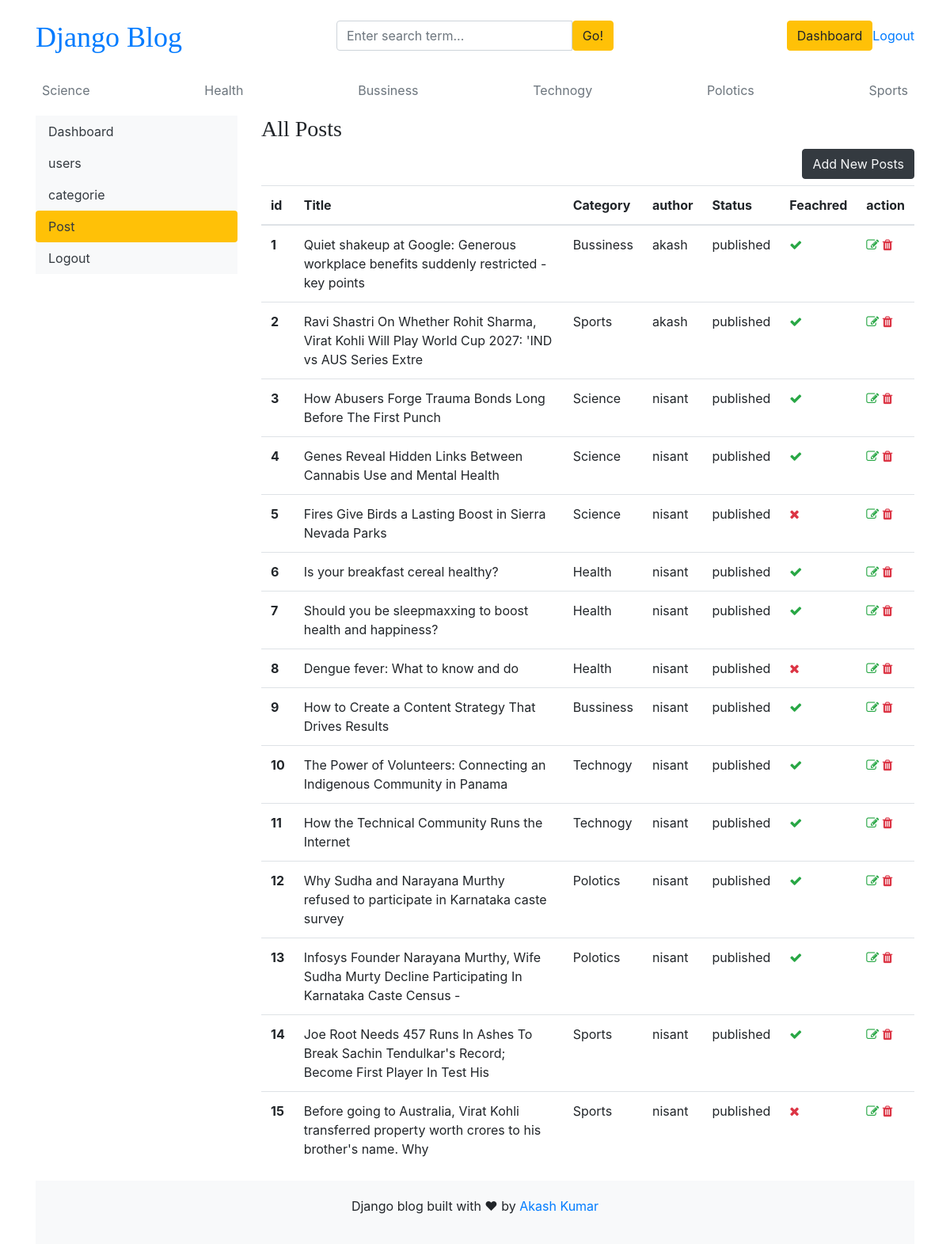
The page /dashboard/posts/ (signed in) on the database its author committed.
### blogs/models.py (models this page shows, shortened)
class Category(models.Model):
    category_name = models.CharField(max_length=50,unique=True)
    created_at = models.DateTimeField(auto_now_add=True)
    updated_at =models.DateTimeField(auto_now=True)
    class Meta():
        verbose_name_plural = 'Categories'
    def __str__(self):
        return self.category_name

class blogs(models.Model):
    title = models.CharField(max_length=100, unique=True)
    slug = models.SlugField(unique=True, blank=True)
    Category = models.ForeignKey(Category, on_delete=models.CASCADE)
    author = models.ForeignKey(User, on_delete=models.CASCADE)
    blog_image = models.ImageField(upload_to='uploads/%y/%m/%d/')
    short_description = models.TextField(max_length=1000)
    blog_body = models.TextField(max_length=3000)
    status = models.CharField(max_length=100, choices= STATUS_CHOICE, default='draft')
    is_feacherd = models.BooleanField(default=False)
    created_at = models.DateTimeField(auto_now_add=True)
    updated_at =models.DateTimeField(auto_now=True)
    class Meta():
        verbose_name_plural = 'Blogs'

### dashboards/views.py (the view)
# urls.py: path('posts/', views.posts, name='posts'),
def posts(request):
    posts = blogs.objects.all()
    context = {
        'posts':posts
    }
    return render(request,'dashboard/post.html',context)

### blogs/context_processors.py (called while the page is built)
def get_categories(request):
    categories =Category.objects.all()
    return dict(categories=categories)

### templates/dashboard/post.html
{% extends '../base/base.html' %}
{% block content %}
<div class="row">
    {% include './leftsidebar.html'%}
    <div class="col-md-9">
        <h3>All Posts </h3>
        <div class="text-right">
            <a href="{% url 'add_posts'  %}" class="btn btn-dark text-light float-right mb-2">Add New Posts</a>
        </div>
        <table class="table table-hover">
            <thead>
                <tr>
                    <th>id</th>
                    <th>Title</th>
                    <th>Category</th>
                    <th>author</th>
                    <th>Status</th>
                    <th>Feachred</th>
                    <th>action</th>
                </tr>
            </thead>
            <tbody>
                {% for pos in posts %}
                <tr>
                    <th>{{forloop.counter}}</th>
                    <td>{{pos.title}}</td>
                    <td>{{pos.Category}}</td>
                    <td>{{pos.author}}</td>
                    <td>{{pos.status}}</td>
                    <td>{% if pos.is_feacherd %}<i class="fa fa-check text-success"> {% else %} <i class="fa fa-times text-danger"> {% endif %}</td>
                    <td>
                        <a href="{% url 'edit_posts' pos.id %}"><i class="fa fa-edit text-success"></i></a>
                        <a href="{% url 'delete_posts' pos.id %}"><i class="fa fa-trash text-danger"></i></a>
                    </td>
                </tr>
                {% endfor %}
            </tbody>
        </table>
    </div>
</div>
{% endblock %}

### templates/base/header.html (shortened to what this page needs)
{% load static %}
<!DOCTYPE html>
<html lang="en">
<head>
  <link href="https://getbootstrap.com/docs/4.0/dist/css/bootstrap.min.css" rel="stylesheet">
  <link href="{% static 'css/blog.css' %}" rel="stylesheet">
  <link rel="stylesheet" href="https://cdnjs.cloudflare.com/ajax/libs/font-awesome/4.7.0/css/font-awesome.min.css">
</head>
<body>
  <div class="container">
    <header class="blog-header py-3">
      <div class="row flex-nowrap justify-content-between align-items-center">
        <div class="col-4 pt-1">
          <a class="blog-header-logo text-blue " href="/">Django Blog</a>
        </div>
        <div class="col-4">
          <form action="{% url 'search' %}" method="GET">
            <div class="input-group">
              <input class="form-control" name="keyword" type="text" placeholder="Enter search term..."
                aria-label="Enter search term..." aria-describedby="button-search" />
              <button type="submit" class="btn btn-warning" id="button-search" type="button">Go!</button>
            </div>
          </form>
        </div>
        <div class="col-4 d-flex justify-content-end align-items-center">
          {% if not user.is_authenticated %}
          <a class="btn btn-sm btn-warning" href="{% url 'login' %}">Login</a> &nbsp;
          <a class="btn btn-sm btn-outline-secondary" href="{% url 'register'%}">Register</a>
          {% else %}
          <span><a href="{% url 'dashboard' %}" class="btn btn-warning">Dashboard</a></span>
          <span><a href="{%url 'logout' %}">Logout</a></span>
          {% endif %}
        </div>
      </div>
    </header>
    <div class="nav-scroller py-1 mb-2">
      <nav class="nav d-flex justify-content-between">
        {% for cat in categories %}
        <a class="p-2 text-muted" href="{% url 'posts_by_category' cat.id %}">{{cat.category_name}}</a>
        {% endfor %}
      </nav>
    </div>

### static/css/blog.css (style rules this page uses)
.blog-header-logo { font-family: "Playfair Display", Georgia, "Times New Roman", serif; font-size: 2.25rem; }
h1, h2, h3, h4, h5, h6 { font-family: "Playfair Display", Georgia, "Times New Roman", serif; }

### rows shown on the page
Category: category_name "Science"
Category: category_name "Health"
Category: category_name "Bussiness"
Category: category_name "Technogy"
Category: category_name "Polotics"
Category: category_name "Sports"
blogs: title "Quiet shakeup at Google: Generous workplace benefits suddenly restricted - key points", Category "Bussiness", author "akash", status "published", is_feacherd True (drawn)
blogs: title "Ravi Shastri On Whether Rohit Sharma, Virat Kohli Will Play World Cup 2027: 'IND vs AUS Series Extre", Category "Sports", author "akash", status "published", is_feacherd True (drawn)
blogs: title "How Abusers Forge Trauma Bonds Long Before The First Punch", Category "Science", author "nisant", status "published", is_feacherd True (drawn)
blogs: title "Genes Reveal Hidden Links Between Cannabis Use and Mental Health", Category "Science", author "nisant", status "published", is_feacherd True (drawn)
blogs: title "Fires Give Birds a Lasting Boost in Sierra Nevada Parks", Category "Science", author "nisant", status "published", is_feacherd False (drawn)
blogs: title "Is your breakfast cereal healthy?", Category "Health", author "nisant", status "published", is_feacherd True (drawn)
blogs: title "Should you be sleepmaxxing to boost health and happiness?", Category "Health", author "nisant", status "published", is_feacherd True (drawn)
blogs: title "Dengue fever: What to know and do", Category "Health", author "nisant", status "published", is_feacherd False (drawn)
blogs: title "How to Create a Content Strategy That Drives Results", Category "Bussiness", author "nisant", status "published", is_feacherd True (drawn)
blogs: title "The Power of Volunteers: Connecting an Indigenous Community in Panama", Category "Technogy", author "nisant", status "published", is_feacherd True (drawn)
blogs: title "How the Technical Community Runs the Internet", Category "Technogy", author "nisant", status "published", is_feacherd True (drawn)
blogs: title "Why Sudha and Narayana Murthy refused to participate in Karnataka caste survey", Category "Polotics", author "nisant", status "published", is_feacherd True (drawn)
blogs: title "Infosys Founder Narayana Murthy, Wife Sudha Murty Decline Participating In Karnataka Caste Census -", Category "Polotics", author "nisant", status "published", is_feacherd True (drawn)
blogs: title "Joe Root Needs 457 Runs In Ashes To Break Sachin Tendulkar's Record; Become First Player In Test His", Category "Sports", author "nisant", status "published", is_feacherd True (drawn)
blogs: title "Before going to Australia, Virat Kohli transferred property worth crores to his brother's name. Why", Category "Sports", author "nisant", status "published", is_feacherd False (drawn)
